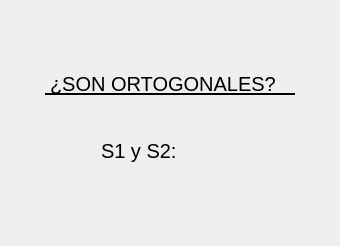
                <widget class="QWidget" name="tab_18">
                 <attribute name="title">
                  <string>Ortogonalidad</string>
                 </attribute>
                 <layout class="QGridLayout" name="gridLayout_9">
                  <item row="0" column="0">
                   <widget class="QFrame" name="frame_47">
                    <property name="styleSheet">
                     <string notr="true">QFrame{
border: none
}</string>
                    </property>
                    <property name="frameShape">
                     <enum>QFrame::StyledPanel</enum>
                    </property>
                    <property name="frameShadow">
                     <enum>QFrame::Raised</enum>
                    </property>
                    <layout class="QGridLayout" name="gridLayout_18">
                     <item row="3" column="0">
                      <spacer name="verticalSpacer_12">
                       <property name="orientation">
                        <enum>Qt::Vertical</enum>
                       </property>
                       <property name="sizeHint" stdset="0">
                        <size>
                         <width>20</width>
                         <height>40</height>
                        </size>
                       </property>
                      </spacer>
                     </item>
                     <item row="1" column="0">
                      <widget class="QFrame" name="frame_18">
                       <property name="minimumSize">
                        <size>
                         <width>300</width>
                         <height>50</height>
                        </size>
                       </property>
                       <property name="maximumSize">
                        <size>
                         <width>300</width>
                         <height>50</height>
                        </size>
                       </property>
                       <property name="frameShape">
                        <enum>QFrame::StyledPanel</enum>
                       </property>
                       <property name="frameShadow">
                        <enum>QFrame::Raised</enum>
                       </property>
                       <layout class="QGridLayout" name="gridLayout_23">
                        <item row="0" column="0">
                         <spacer name="horizontalSpacer_9">
                          <property name="orientation">
                           <enum>Qt::Horizontal</enum>
                          </property>
                          <property name="sizeHint" stdset="0">
                           <size>
                            <width>40</width>
                            <height>20</height>
                           </size>
                          </property>
                         </spacer>
                        </item>
                        <item row="0" column="1">
                         <widget class="QLabel" name="label_38">
                          <property name="minimumSize">
                           <size>
                            <width>250</width>
                            <height>20</height>
                           </size>
                          </property>
                          <property name="maximumSize">
                           <size>
                            <width>200</width>
                            <height>20</height>
                           </size>
                          </property>
                          <property name="styleSheet">
                           <string notr="true">QLabel{
qproperty-alignment: AlignCenter;
font-size: 20px;
border: none;
border-bottom: 2px solid black;
}</string>
                          </property>
                          <property name="text">
                           <string>¿SON ORTOGONALES?</string>
                          </property>
                         </widget>
                        </item>
                        <item row="0" column="2">
                         <spacer name="horizontalSpacer_10">
                          <property name="orientation">
                           <enum>Qt::Horizontal</enum>
                          </property>
                          <property name="sizeHint" stdset="0">
                           <size>
                            <width>40</width>
                            <height>20</height>
                           </size>
                          </property>
                         </spacer>
                        </item>
                       </layout>
                      </widget>
                     </item>
                     <item row="2" column="0">
                      <widget class="QFrame" name="frame_19">
                       <property name="minimumSize">
                        <size>
                         <width>300</width>
                         <height>70</height>
                        </size>
                       </property>
                       <property name="maximumSize">
                        <size>
                         <width>300</width>
                         <height>70</height>
                        </size>
                       </property>
                       <property name="frameShape">
                        <enum>QFrame::StyledPanel</enum>
                       </property>
                       <property name="frameShadow">
                        <enum>QFrame::Raised</enum>
                       </property>
                       <layout class="QGridLayout" name="gridLayout_24">
                        <item row="0" column="0">
                         <spacer name="horizontalSpacer_24">
                          <property name="orientation">
                           <enum>Qt::Horizontal</enum>
                          </property>
                          <property name="sizeHint" stdset="0">
                           <size>
                            <width>40</width>
                            <height>20</height>
                           </size>
                          </property>
                         </spacer>
                        </item>
                        <item row="0" column="2">
                         <widget class="QFrame" name="frame_20">
                          <property name="minimumSize">
                           <size>
                            <width>50</width>
                            <height>50</height>
                           </size>
                          </property>
                          <property name="maximumSize">
                           <size>
                            <width>50</width>
                            <height>50</height>
                           </size>
                          </property>
                          <property name="frameShape">
                           <enum>QFrame::StyledPanel</enum>
                          </property>
                          <property name="frameShadow">
                           <enum>QFrame::Raised</enum>
                          </property>
                          <layout class="QHBoxLayout" name="horizontalLayout_3">
                           <property name="spacing">
                            <number>0</number>
                           </property>
                           <property name="leftMargin">
                            <number>0</number>
                           </property>
                           <property name="topMargin">
                            <number>0</number>
                           </property>
                           <property name="rightMargin">
                            <number>0</number>
                           </property>
                           <property name="bottomMargin">
                            <number>0</number>
                           </property>
                           <item>
                            <widget class="QLabel" name="O12">
                             <property name="minimumSize">
                              <size>
                               <width>40</width>
                               <height>40</height>
                              </size>
                             </property>
                             <property name="maximumSize">
                              <size>
                               <width>40</width>
                               <height>40</height>
                              </size>
                             </property>
                             <property name="styleSheet">
                              <string notr="true">QLabel{
border: none;
}</string>
                             </property>
                             <property name="text">
                              <string/>
                             </property>
                             <property name="pixmap">
                              <pixmap>../GUI Tesis/Empty.png</pixmap>
                             </property>
                             <property name="scaledContents">
                              <bool>true</bool>
                             </property>
                            </widget>
                           </item>
                          </layout>
                         </widget>
                        </item>
                        <item row="0" column="1">
                         <widget class="QFrame" name="frame_21">
                          <property name="minimumSize">
                           <size>
                            <width>100</width>
                            <height>50</height>
                           </size>
                          </property>
                          <property name="maximumSize">
                           <size>
                            <width>100</width>
                            <height>50</height>
                           </size>
                          </property>
                          <property name="frameShape">
                           <enum>QFrame::StyledPanel</enum>
                          </property>
                          <property name="frameShadow">
                           <enum>QFrame::Raised</enum>
                          </property>
                          <layout class="QGridLayout" name="gridLayout_19">
                           <item row="0" column="0">
                            <widget class="QLabel" name="label_31">
                             <property name="minimumSize">
                              <size>
                               <width>90</width>
                               <height>30</height>
                              </size>
                             </property>
                             <property name="maximumSize">
                              <size>
                               <width>100</width>
                               <height>50</height>
                              </size>
                             </property>
                             <property name="styleSheet">
                              <string notr="true">QLabel{
qproperty-alignment: AlignRight;
font-size: 20px;
border: none;
}</string>
                             </property>
                             <property name="text">
                              <string>S1 y S2:</string>
                             </property>
                            </widget>
                           </item>
                          </layout>
                         </widget>
                        </item>
                        <item row="0" column="3">
                         <spacer name="horizontalSpacer_25">
                          <property name="orientation">
                           <enum>Qt::Horizontal</enum>
                          </property>
                          <property name="sizeHint" stdset="0">
                           <size>
                            <width>40</width>
                            <height>20</height>
                           </size>
                          </property>
                         </spacer>
                        </item>
                       </layout>
                      </widget>
                     </item>
                     <item row="0" column="0">
                      <spacer name="verticalSpacer_13">
                       <property name="orientation">
                        <enum>Qt::Vertical</enum>
                       </property>
                       <property name="sizeHint" stdset="0">
                        <size>
                         <width>20</width>
                         <height>40</height>
                        </size>
                       </property>
                      </spacer>
                     </item>
                    </layout>
                   </widget>
                  </item>
                 </layout>
                </widget>
